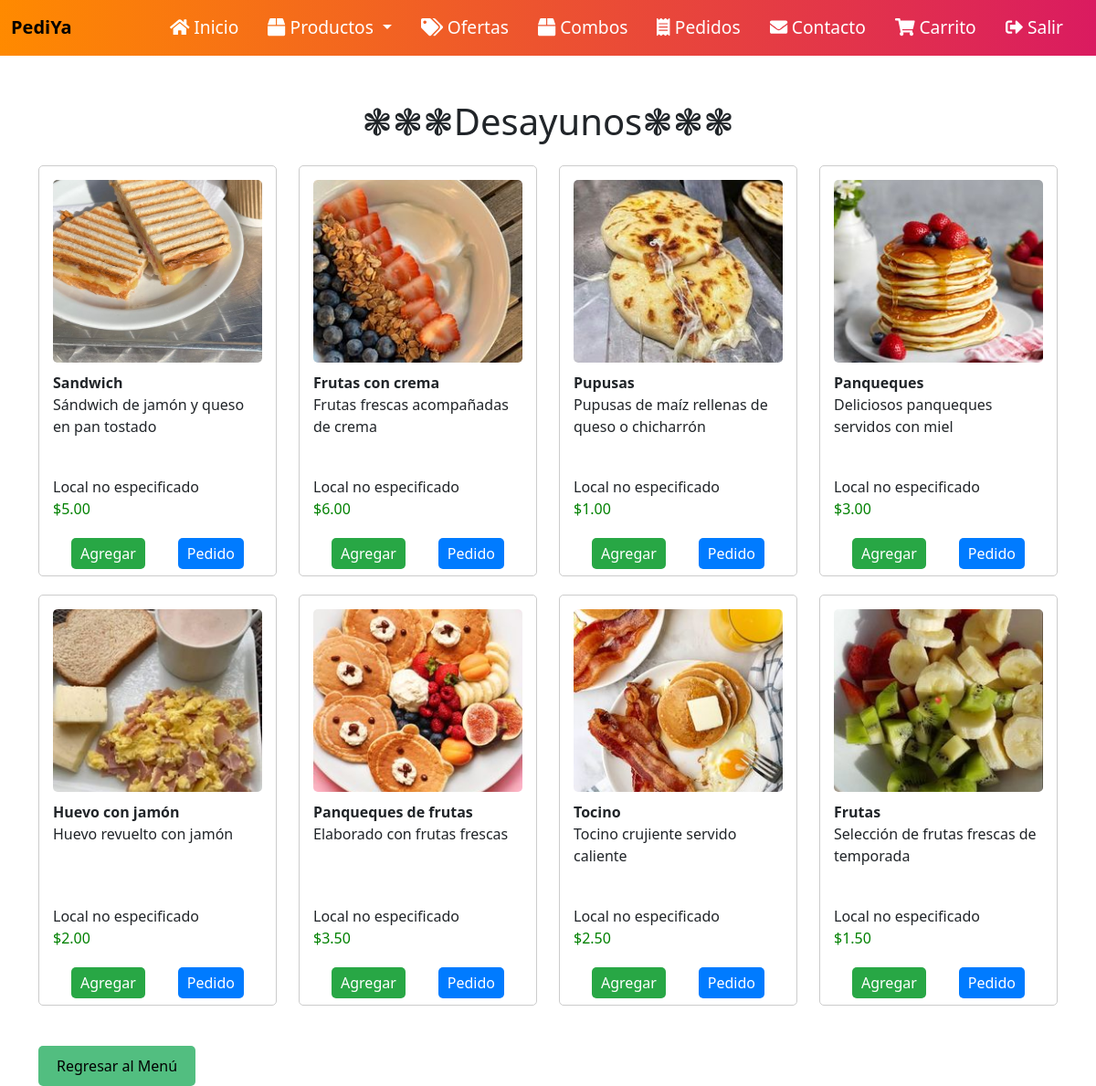
Screenshot of /desayunos.php (signed in) with the database file from the repository.
### tables this page shows
CREATE TABLE `productos` (
  `id` int(11) NOT NULL,
  `nombre` varchar(255) NOT NULL,
  `descripcion` text DEFAULT NULL,
  `precio` decimal(10,2) NOT NULL,
  `categoria_id` int(11) NOT NULL,
  `local_id` int(11) NOT NULL
);

### desayunos.php (the view, shortened to what this page needs)
<!DOCTYPE html>
<html lang="es">
<head>
    <link rel="stylesheet" href="css/productos.css">
    <link rel="stylesheet" href="css/carrito.css">
    <link rel="stylesheet" href="https://cdn.jsdelivr.net/npm/bootstrap@5.3.0-alpha1/dist/css/bootstrap.min.css">
</head>
<body>
<nav class="navbar navbar-expand-lg navbar-dark">
    <div class="container-fluid">
        <a class="navbar-brand" href="menu.php">
            <span class="brand-text">PediYa</span>
        </a>
        <div class="collapse navbar-collapse justify-content-end" id="navbarNav">
            <ul class="navbar-nav">
                <li class="nav-item">
                    <a class="nav-link" href="menu.php"><i class="fas fa-home"></i> Inicio</a>
                </li>
                <li class="nav-item dropdown">
                    <a class="nav-link dropdown-toggle" href="#" id="navbarDropdown" role="button" data-bs-toggle="dropdown" aria-expanded="false">
                        <i class="fas fa-box"></i> Productos
                    </a>
                </li>
                <li class="nav-item">
                    <a class="nav-link" href="ofertas.php"><i class="fas fa-tags"></i> Ofertas</a>
                </li>
                <li class="nav-item">
                    <a class="nav-link" href="combos.php"><i class="fas fa-box"></i> Combos</a>
                </li>
                <li class="nav-item">
                    <a class="nav-link" href="pedidos.php"><i class="fas fa-receipt"></i> Pedidos</a>
                </li>
                <li class="nav-item">
                    <a class="nav-link" href="contacto.php"><i class="fas fa-envelope"></i> Contacto</a>
                </li>
                <li class="nav-item">
                    <a class="nav-link" href="carrito.php"><i class="fas fa-shopping-cart"></i> Carrito</a>
                </li>
                <li class="nav-item">
                    <a class="nav-link" href="salir.php"><i class="fas fa-sign-out-alt"></i> Salir</a>
                </li>
            </ul>
        </div>
    </div>
</nav>
    <div class="container">
        <h1 class="mt-5">❃❃❃Desayunos❃❃❃</h1>
        <div class="row mt-4">
            <?php
            $rol_usuario = $_SESSION['rol_usuario'];
            $conn = conectar();
            $ruta_imagenes = 'img/';
            $sql = "SELECT * FROM productos WHERE categoria_id = 2";
            $resultado = $conn->query($sql);
            if ($resultado->num_rows > 0) {
                while ($fila = $resultado->fetch_assoc()) {
                    echo "<div class='col-md-3'>
                            <div class='producto'>
                                <img src='" . $ruta_imagenes . strtolower(str_replace(' ', '', $fila['nombre'])) . ".jpg' alt='" . $fila['nombre'] . "'>
                                <div class='nombre'>" . $fila['nombre'] . "</div>
                                <div class='descripcion'>" . $fila['descripcion'] . "</div>";
                   if (isset($fila['cafetin_id'])) {
                       echo '<div class="local">Local Disponible ' . $fila["cafetin_id"] . '</div>';
                    } else {
                        echo "<div class='local'>Local no especificado</div>";
                    }
                    echo "<div class='precio'>$" . $fila['precio'] . "</div>
                                <div class='btn-container'>
                                    <button class='btn-comprar' onclick='agregarAlCarrito(\"" . $fila['nombre'] . "\", " . $fila['precio'] . ")'>Agregar</button>
                                    <button class='btn-pedido' onclick='agregarAlPedido(\"" . $fila['nombre'] . "\", " . $fila['precio'] . ")'>Pedido</button>
                                </div>
                            </div>
                        </div>";
                }
            } else {
                echo "No se encontraron desayunos.";
            }
            ?>
        </div>
        <div class="row mt-4">
            <div class="col-md-12">
                <?php if ($rol_usuario == 'admin' || $rol_usuario == 'administrativo'): ?>
                    <button class="btn-regresar" onclick="window.location.href='admin.php'">Regresar al Menú</button>
                <?php elseif ($rol_usuario == 'estudiante' || $rol_usuario == 'docente'): ?>
                    <button class="btn-regresar" onclick="window.location.href='menu.php'">Regresar al Menú</button>
                <?php endif; ?>
            </div>
        </div>
    </div>
</body>
</html>

### css/productos.css (style rules this page uses)
.producto { border: 1px solid #ccc; border-radius: 5px; padding: 15px; margin-bottom: 20px; height: 450px; }
.producto img { width: 100%; height: 200px; object-fit: cover; border-radius: 5px; }
.producto .nombre { font-weight: bold; margin-top: 10px; }
.producto .descripcion { height: 90px; overflow: hidden; }
.producto .precio { color: green; }
.btn-comprar { background-color: #48C9B0; color: black; border: none; padding: 5px 10px; border-radius: 3px; cursor: pointer; }
.btn-regresar { background-color: #52BE80; color: black; border: none; padding: 10px 20px; border-radius: 5px; cursor: pointer; }
.navbar { background: linear-gradient(90deg, #ff8a00, #da1b60); padding: 1.5rem; }
.navbar-brand { color: #fff; font-size: 1.8rem; font-weight: bold; }
.navbar-brand .brand-text { color: black; }
.navbar-nav .nav-link { color: #fff; font-size: 1.2rem; margin-right: 1rem; padding: 0.5rem 1rem; transition: background-color 0.3s ease; }
h1 { color: #333; font-size: 2.5rem; font-weight: bold; margin-bottom: 40px; text-align: center; }

### css/carrito.css (style rules this page uses)
.btn-container { display: flex; padding: 20px; justify-content: space-between; }
.btn-comprar { background-color: #28a745; color: #fff; border: none; padding: 5px 10px; border-radius: 5px; cursor: pointer; transition: background-color 0.3s; }
.btn-pedido { background-color: #007bff; color: #fff; border: none; padding: 5px 10px; border-radius: 5px; cursor: pointer; transition: background-color 0.3s; }

### rows the page displays
productos: shows a picture, nombre "Sandwich", descripcion "Sándwich de jamón y queso en pan tostado", precio "5.00"
productos: shows a picture, nombre "Frutas con crema", descripcion "Frutas frescas acompañadas de crema", precio "6.00"
productos: shows a picture, nombre "Pupusas", descripcion "Pupusas de maíz rellenas de queso o chicharrón", precio "1.00"
productos: shows a picture, nombre "Panqueques", descripcion "Deliciosos panqueques servidos con miel", precio "3.00"
productos: shows a picture, nombre "Huevo con jamón", descripcion "Huevo revuelto con jamón", precio "2.00"
productos: shows a picture, nombre "Panqueques de frutas", descripcion "Elaborado con frutas frescas", precio "3.50"
productos: shows a picture, nombre "Tocino", descripcion "Tocino crujiente servido caliente", precio "2.50"
productos: shows a picture, nombre "Frutas", descripcion "Selección de frutas frescas de temporada", precio "1.50"
